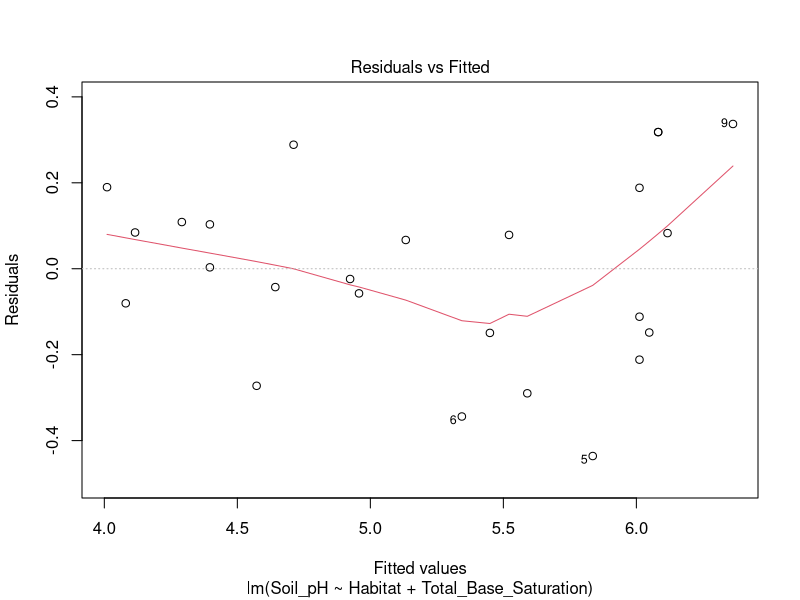
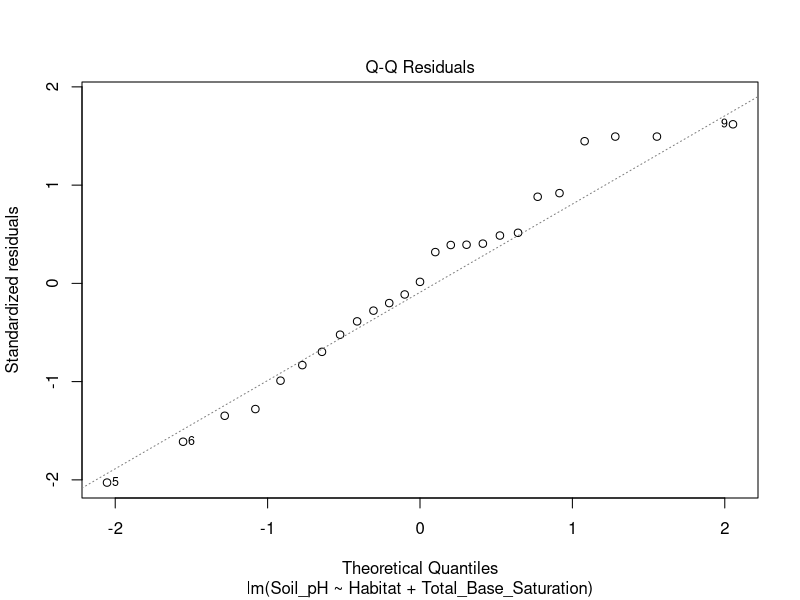
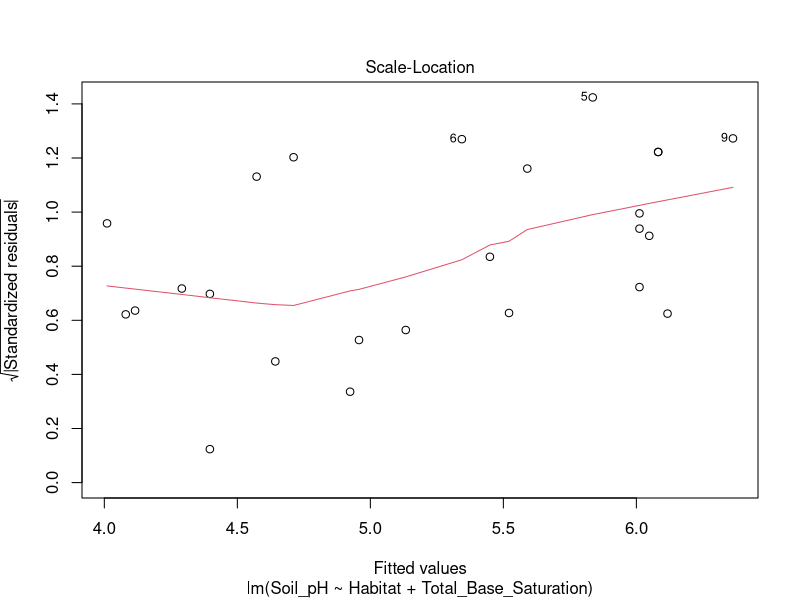
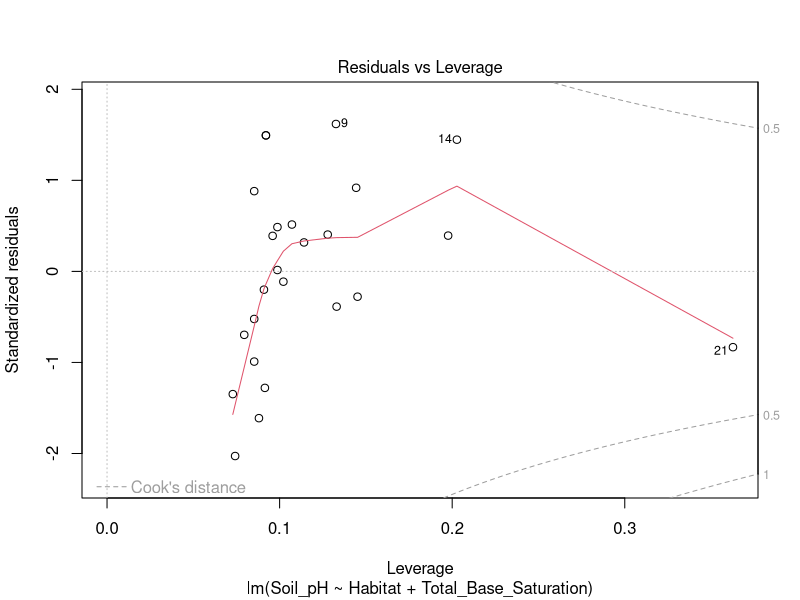
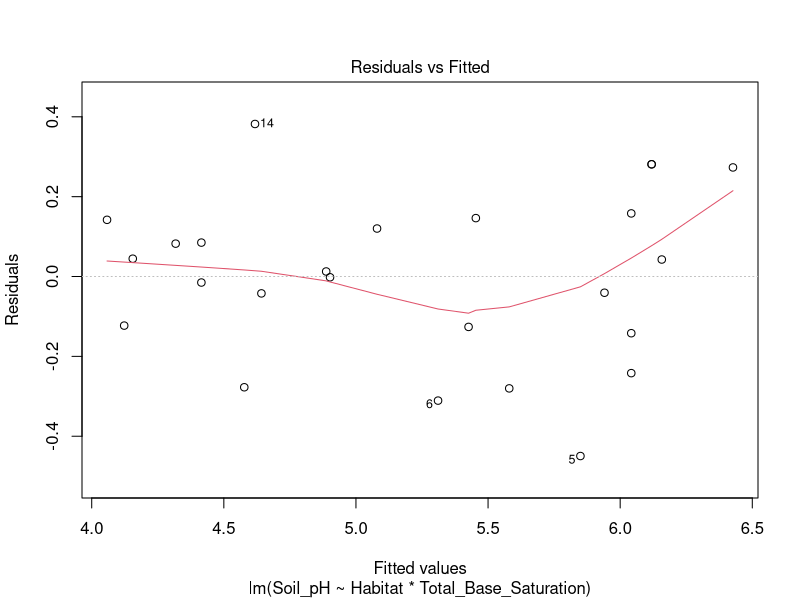
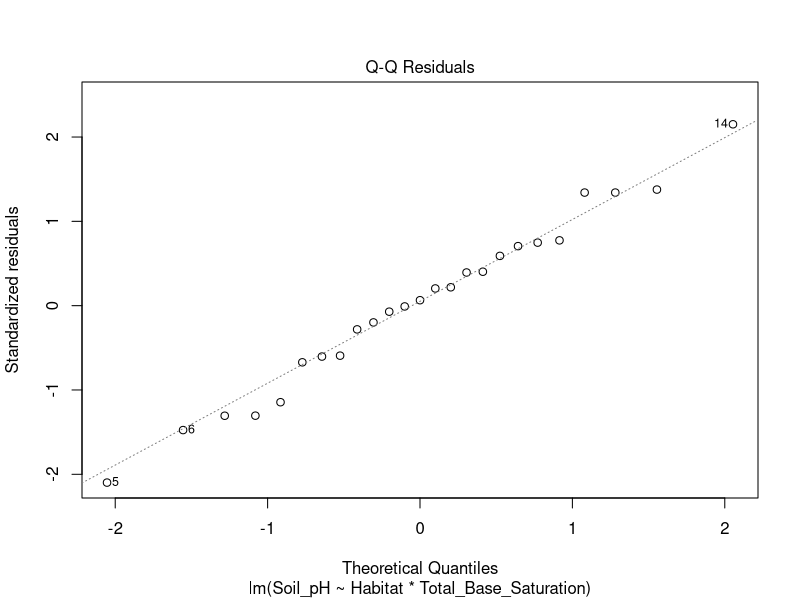
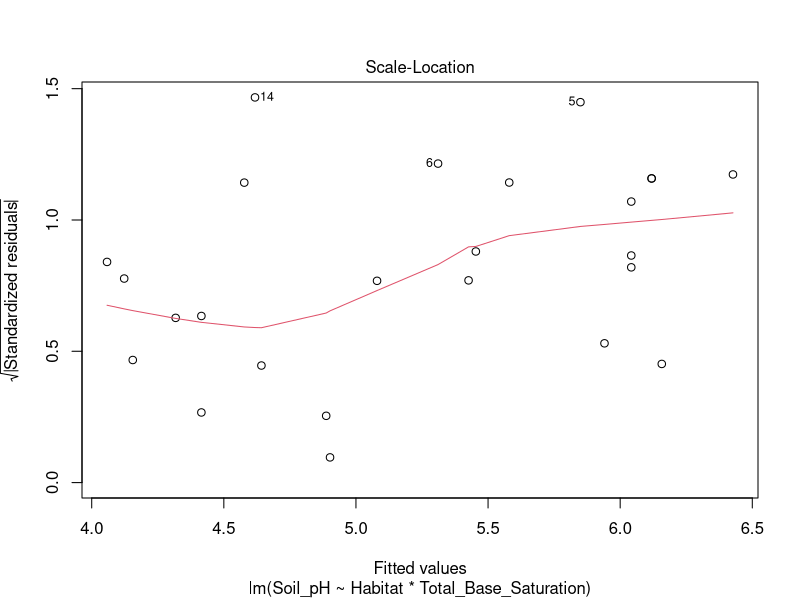
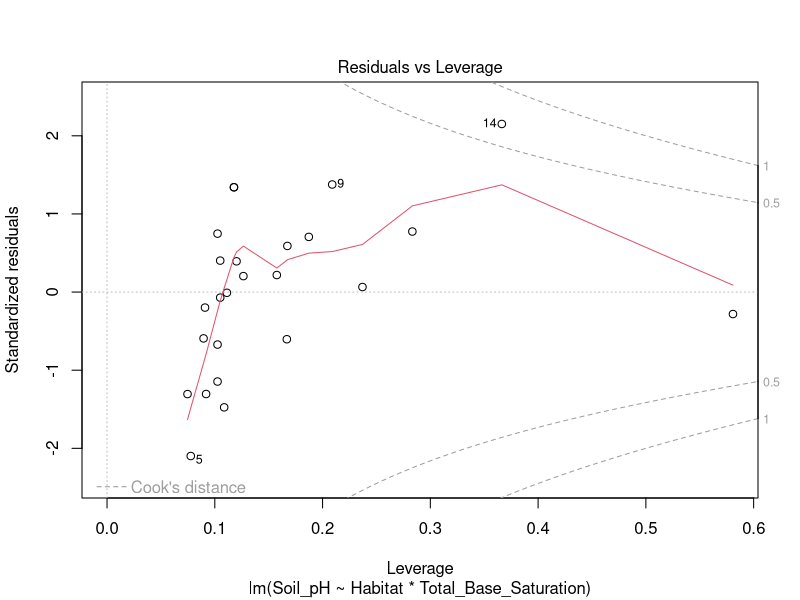

The R script that drew these images, in order:
# Professional Skills R Session: Multiple predictors, 12 Nov 
# From last week's linear model workbook, exercise 6.3 and 6.4

# Introductory things ---- 

# Load library 

library(tidyverse)

# Loading data 

soils <- read_csv("02-multiple-predictors/peru_soil_data.csv")

View(soils)

head(soils)

# (6.3) Multiple explanatory variables (1 cat, 1 cont - Hab type, TBS) ---- 

## With no interaction

lm_pH_habitat_tbs <- lm(Soil_pH ~ Habitat + Total_Base_Saturation, data = soils)
plot(lm_pH_habitat_tbs)

# Scale-location is poor (heteroscedastic)
# Residuals-leverage is also poor (points with high leverage)

## With interaction

lm_pH_habitat_tbs_interaction <- lm(Soil_pH ~ Habitat * Total_Base_Saturation, data = soils)
plot(lm_pH_habitat_tbs_interaction)

# Scale-location is still poor (heteroscedastic) 
# Residuals-leverage is also still poor (points with high leverage)
# Model is slightly better, but the interaction term is not actually significant 
# So we might want to just remove it! 

## Checking model fit, by using the R-squared
 
# The higher the R2 value, the more variation the model is explaining 

lm_pH_habitat <- lm(Soil_pH ~ Habitat, data = soils)
lm_pH_tbs <- lm(Soil_pH ~ Total_Base_Saturation, data = soils)

summary(lm_pH_habitat)                    # R2 = 0.4251 
summary(lm_pH_tbs)                        # R2 = 0.895 
summary(lm_pH_habitat_tbs)                # R2 = 0.9217 
summary(lm_pH_habitat_tbs_interaction)    # R2 = 0.922 

# We can see that the 3rd model has high R2, explains most of the variation
# And the interaction term is only marginally increasing the R2, unnecessary! 

# (6.3) Multiple explanatory variables (2 cat - River basin, Hab type) ----

## Preparing the data for analysis

# The colon is telling me the intersection between the "river_basin" and "habitat"
# and summary is telling R to count the number of data points! 

summary(as.factor(soils$River_Basin):as.factor(soils$Habitat))

# There are some things that we need to exclude from the dataset
# Madre de Deios river basin has only 1 habitat type 
# Tambopata and Las Piedras has only 1 data point in both habitat types 

## Preparing the data for analysis: only including relevant data 

soils_trim <- soils %>%
  filter(River_Basin == 'Manu' | River_Basin == 'Los_Amigos')

## Creating some models studying phosphorous and comparing model fit 

lm_p_habitat <- lm(Phosphorus ~ Habitat, data = soils_trim)
lm_p_basin <- lm(Phosphorus ~ River_Basin, data = soils_trim)
lm_p_habitat_basin <- lm(Phosphorus ~ Habitat + River_Basin, data = soils_trim)
lm_p_habitat_basin_int <- lm(Phosphorus ~ Habitat * River_Basin, data = soils_trim)

summary(lm_p_habitat)           # R2 = 0.1740 (Habitat sig)
summary(lm_p_basin)             # R2 = 0.2008 (Basin sig)
summary(lm_p_habitat_basin)     # R2 = 0.3758 (Habitat, Basin sig)
summary(lm_p_habitat_basin_int) # R2 = 0.5016 (Basin, interaction sig)

## Checking model assumptions for the interaction one 

plot(lm_p_habitat_basin_int)

lm_p_habitat_basin_int_resids <- resid(lm_p_habitat_basin_int)
shapiro.test(lm_p_habitat_basin_int_resids)                                      # p = 0.0007494
bartlett.test(Phosphorus ~ interaction(Habitat, River_Basin), data = soils_trim) # p = 8.961e-08

# Problems with assumptions - try transformations 

lm_p_h_b_int_x <- lm(sqrt(Phosphorus) ~ Habitat * River_Basin, data = soils_trim)

plot(lm_p_h_b_int_x)   # Arguably, better than above! 

summary(lm_p_h_b_int_x)
